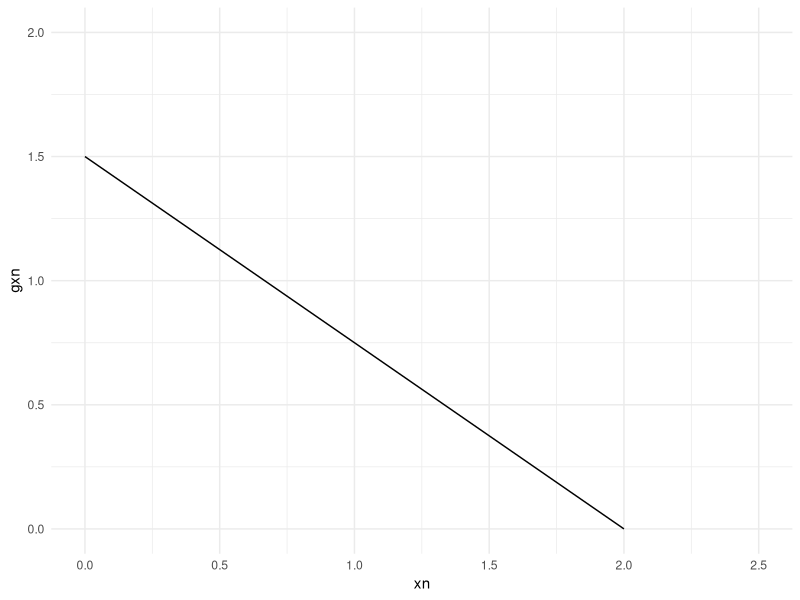

The R script that drew this image:
# Clear the environment
rm(list = ls())

# Introduction to Discrete-Time Models
packages <- c("dplyr", "tidyverse", "readxl", "ggplot2", "ggpubr", "patchwork")

# Install required packages
install_load_packages <- function(list_of_packages){
  for (package in list_of_packages){
    if (! package %in% installed.packages()){
      install.packages(package)
    }
    library(package, character.only = TRUE)
  }
}

install_load_packages(packages)

# Geometric growth model
# Define the growth rate parameter
r1 <- 1.5
r2 <- 0.8

# The growth model function
# Draw a diagonal line on the second-iterate function
geometric_growth <- function(n, xn, r){
  # Define the length of the outputs
  n_length <- length(n)
  x <- numeric(n_length)
  
  # Define initial conditions
  x[1] <- xn[1]
  
  for (n in 1:length(x)){
    x[n+1] <- r*x[n]
  }
  return(x)
}

n <- 1:10
xn <- 0.1
df1 <- geometric_growth(n, xn, r1)
df2 <- geometric_growth(n, xn, r2)


# Check the growth rate
(df1[2]-df1[1])/df1[1]
(df1[3]-df1[2])/df1[2]

(df2[2]-df2[1])/df2[1]
(df2[3]-df2[2])/df2[2]

# Density independent
# Indeed the growth rate is constant (0.5 and -0.2), no matter what the previous xn is

# Plot 2.14(a)
# When the xn = K, r = 0; when xn = 0, g(xn) or x[n+1] = r


# The discrete logistic model function
discrete_logistic_model <- function(n, r, K){
  # Define the length of the outputs
  n_length <- length(n)
  x <- numeric(n_length)
  
  # Define initial conditions
  xn[1] <- 0
  xn[2] <- K
  
  for (n in 1:length(x)){
    x[n] <- r*(1-xn[n]/K)
  }
  return(x)
}

n <- 1:2
r <- 1.5
K <- 2


df <- data.frame(xn = c(0, K), gxn = discrete_logistic_model(n, r, K))

# The plot
ggplot(df, aes(x = xn, y = gxn)) +
  geom_line()+
  xlim(0, 2.5)+
  ylim(0, 2)+
  theme_minimal()

